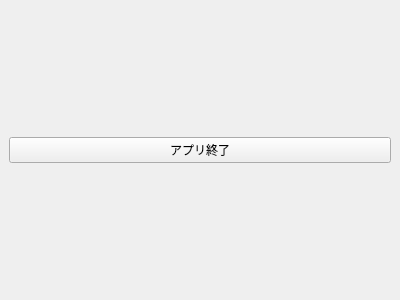
<?xml version="1.0" encoding="UTF-8"?>
<ui version="4.0">
 <class>MainWindow</class>
 <widget class="QMainWindow" name="MainWindow">
  <property name="geometry">
   <rect>
    <x>0</x>
    <y>0</y>
    <width>400</width>
    <height>300</height>
   </rect>
  </property>
  <property name="windowTitle">
   <string>MainWindow</string>
  </property>
  <widget class="QWidget" name="centralwidget">
   <layout class="QVBoxLayout" name="verticalLayout">
    <item>
     <widget class="QPushButton" name="btn_exit">
      <property name="text">
       <string>アプリ終了</string>
      </property>
     </widget>
    </item>
   </layout>
  </widget>
 </widget>
 <resources/>
 <connections/>
</ui>
